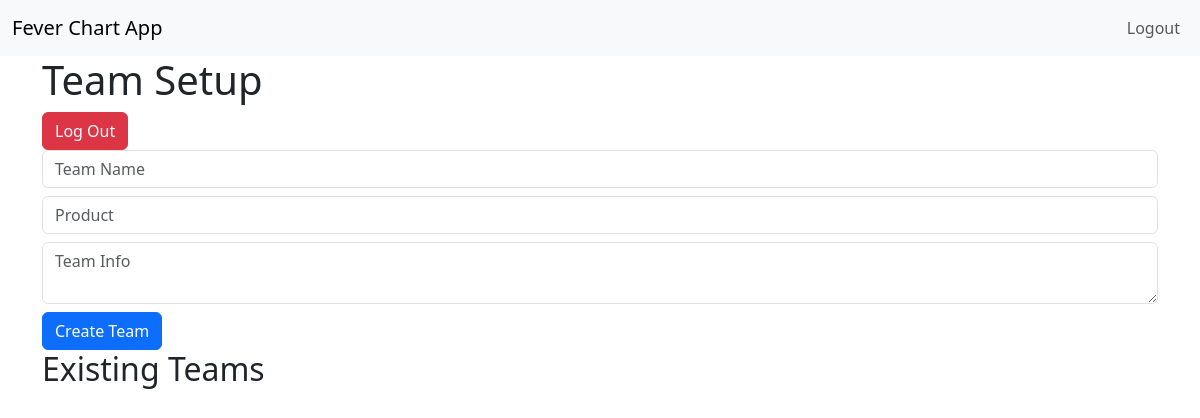
/ (signed in), run on an earlier commit of the app's database.
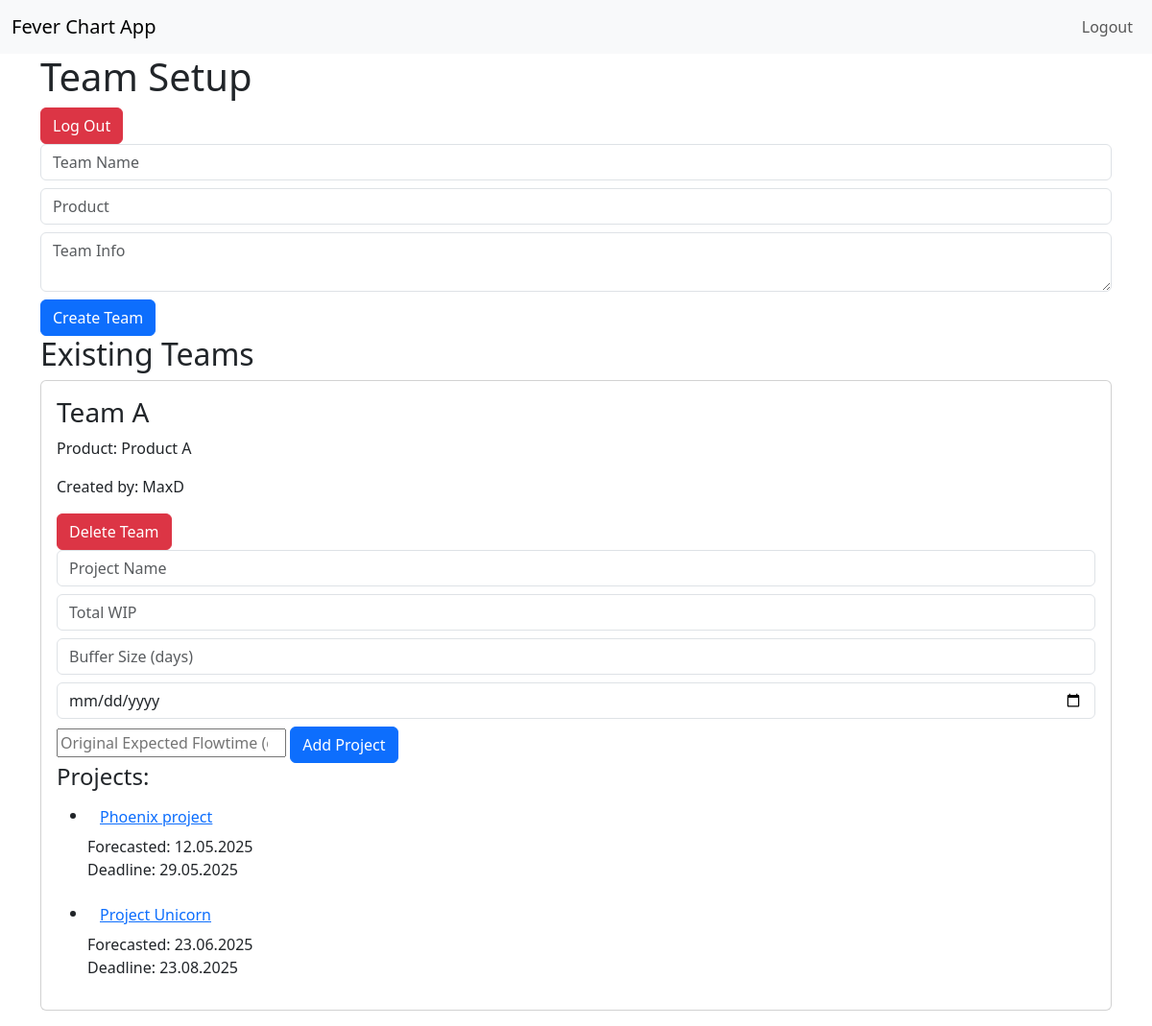
And on a later commit of the database.
### app.py (models this page shows, shortened)
class Team(db.Model):
    id = db.Column(db.Integer, primary_key=True)
    name = db.Column(db.String(100))
    product = db.Column(db.String(100))
    info = db.Column(db.Text)
    created_at = db.Column(db.DateTime, default=datetime.utcnow)
    created_by = db.Column(db.Integer, db.ForeignKey('user.id'))
    projects = db.relationship('Project', backref='team', lazy=True)

class User(db.Model, UserMixin):
    id = db.Column(db.Integer, primary_key=True)
    username = db.Column(db.String(100), unique=True)
    password_hash = db.Column(db.String(200))  # Renamed from 'password'
    role = db.Column(db.String(50), default='user')
    teams = db.relationship('Team', backref='creator', lazy=True)

class Project(db.Model):
    id = db.Column(db.Integer, primary_key=True)
    team_id = db.Column(db.Integer, db.ForeignKey('team.id'))
    name = db.Column(db.String(100))
    total_wip = db.Column(db.Integer)
    buffer_size = db.Column(db.Integer)
    forecasted_date = db.Column(db.DateTime)
    buffer_deadline = db.Column(db.DateTime)
    created_at = db.Column(db.DateTime, default=datetime.utcnow)
    fever_data = db.relationship('FeverChartData', backref='project', lazy=True)
    original_expected_flowtime = db.Column(db.Float)

### app.py (the view)
@app.route('/')
@login_required
def index():
    if current_user.role == 'admin':
        teams = Team.query.all()
    else:
        teams = Team.query.filter_by(created_by=current_user.id).all()
    return render_template('index.html', teams=teams)

### app.py (called while the page is built)
@login_manager.user_loader
def load_user(user_id):
    return User.query.get(int(user_id))

### templates/index.html (shortened to what this page needs)
{% extends "base.html" %}
{% block content %}
<div class="container">
    <h1>Team Setup</h1>
    <a href="{{ url_for('logout') }}" class="btn btn-danger">Log Out</a>
    <form action="{{ url_for('add_team') }}" method="POST" class="form-group">
        <input type="text" name="name" placeholder="Team Name" class="form-control mb-2" required>
        <input type="text" name="product" placeholder="Product" class="form-control mb-2" required>
        <textarea name="info" placeholder="Team Info" class="form-control mb-2"></textarea>
        <button type="submit" class="btn btn-primary">Create Team</button>
    </form>
    <h2>Existing Teams</h2>
    {% for team in teams %}
    <div class="card mb-3">
        <div class="card-body">
            <h3>{{ team.name }}</h3>
            <p>Product: {{ team.product }}</p>
            <p>Created by: {{ team.creator.username }}</p>
            {% if current_user.role == 'admin' or team.created_by == current_user.id %}
            <form action="/delete_team/{{ team.id }}" method="POST">
                <button type="submit" class="btn btn-danger">Delete Team</button>
            </form>
            {% endif %}
            <form action="{{ url_for('add_project') }}" method="POST">
                <input type="text" name="name" placeholder="Project Name" class="form-control mb-2" required>
                <input type="number" name="total_wip" placeholder="Total WIP" class="form-control mb-2" required>
                <input type="number" name="buffer_size" placeholder="Buffer Size (days)" class="form-control mb-2" required>
                <input type="date" name="forecasted_date" class="form-control mb-2" required>
                <input type="number" step="0.1" name="original_expected_flowtime" placeholder="Original Expected Flowtime (days)" required>
                <button type="submit" class="btn btn-primary">Add Project</button>
            </form>
            <h4>Projects:</h4>
            {% for project in team.projects %}
            <ul>
                <li><a href="{{ url_for('project_detail', project_id=project.id) }}" class="btn btn-link">
                    {{ project.name }}
                </a><br>Forecasted: {{ project.forecasted_date.strftime('%d.%m.%Y') }}<br>Deadline: {{ project.buffer_deadline.strftime('%d.%m.%Y') }}</li>
            </ul>
            {% endfor %}
        </div>
    </div>
    {% endfor %}
</div>
{% endblock %}

### templates/base.html (shortened to what this page needs)
<!DOCTYPE html>
<html lang="en">
<head>
    <link rel="stylesheet" href="https://cdn.jsdelivr.net/npm/bootstrap@5.3.0/dist/css/bootstrap.min.css">
</head>
<body>
    <nav class="navbar navbar-expand-lg navbar-light bg-light">
        <div class="container-fluid">
            <a class="navbar-brand" href="{{ url_for('index') }}">Fever Chart App</a>
            <ul class="navbar-nav">
                {% if current_user.is_authenticated %}
                    <li class="nav-item"><a class="nav-link" href="{{ url_for('logout') }}">Logout</a></li>
                {% else %}
                    <li class="nav-item"><a class="nav-link" href="{{ url_for('login') }}">Login</a></li>
                    <li class="nav-item"><a class="nav-link" href="{{ url_for('register') }}">Register</a></li>
                {% endif %}
            </ul>
        </div>
    </nav>
    {% block content %}{% endblock %}
</body>
</html>

What changed in the data, as far as the page shows it:
added Team: name "Team A", product "Product A", creator.username "MaxD"
added Project: name "Phoenix project", forecasted_date "12.05.2025", buffer_deadline "29.05.2025"
added Project: name "Project Unicorn", forecasted_date "23.06.2025", buffer_deadline "23.08.2025"
